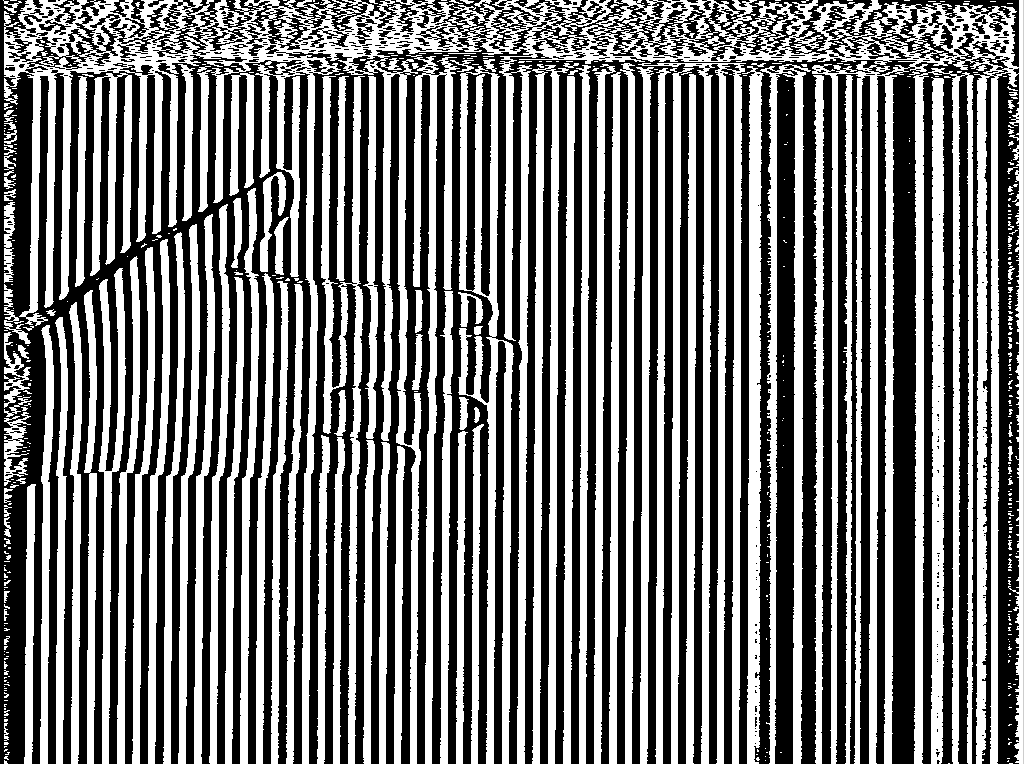
//> input picture 3/binary009.bmp, 1024 x 764 px
$ ./main   (built with g++ and OpenCV 4)
//> lines starting //> are read from the running program, lines starting //| are printed output that depends on the picture
#include "opencv2/highgui/highgui.hpp"
#include "opencv2/imgproc/imgproc.hpp"
#include "opencv2/core/core.hpp"
#include <iostream>
#include <fstream>
#include <cmath>
#include <iomanip>
using namespace std;
using namespace cv;

float distance1(int x1,int y1,int x2,int y2)
{
	return sqrt(float((x1-x2)*(x1-x2)) + float((y1-y2)*(y1-y2)));
}

int main()
{
	Mat result = imread("binary009.bmp");
//> result is the input picture: 764 rows x 1024 cols, CV_8UC3; min 0, max 255, mean 118.9
	imshow("binary", result);
	// [4 lines of commented-out code are left out]
	int rows = result.rows;
//> rows = 764
	int cols = result.cols;
//> cols = 1024
	Mat zeros1 = Mat::zeros(rows,cols,CV_8UC1);
	float * a = new float[cols];
	float * b = new float[cols];
	for (int i = 0;i<cols;i++)
	{
		a[i] = 0;
		b[i] = 0;
	}
	int n = 0;
	for (int i = 0;i < rows;i++)
	{
		uchar * data0 = result.ptr<uchar>(i);
		uchar * data1 = zeros1.ptr<uchar>(i);
		int before = -1;
		int center;
		for (int j = 0;j < cols;j++)
		{
			if (data0[j] == 255)
			{
				if (before == -1)
				{
					before = j;
				}
				else
				{
					n = before;
					while(n <= j)
					{
						a[n] = distance1(i,before,i,n)*40;
						b[n] = distance1(i,j,i,n)*40;
						if (a[n] < b[n])
							data1[n] = a[n];
						else
							data1[n] = b[n];
						n++;
					}
					before = j;
				}
			}
		}
	}
//> this loop made 764 passes
//> (before, n) on passes 1 to 3: (1007, 1008), (1016, 1017), (1023, 1024)
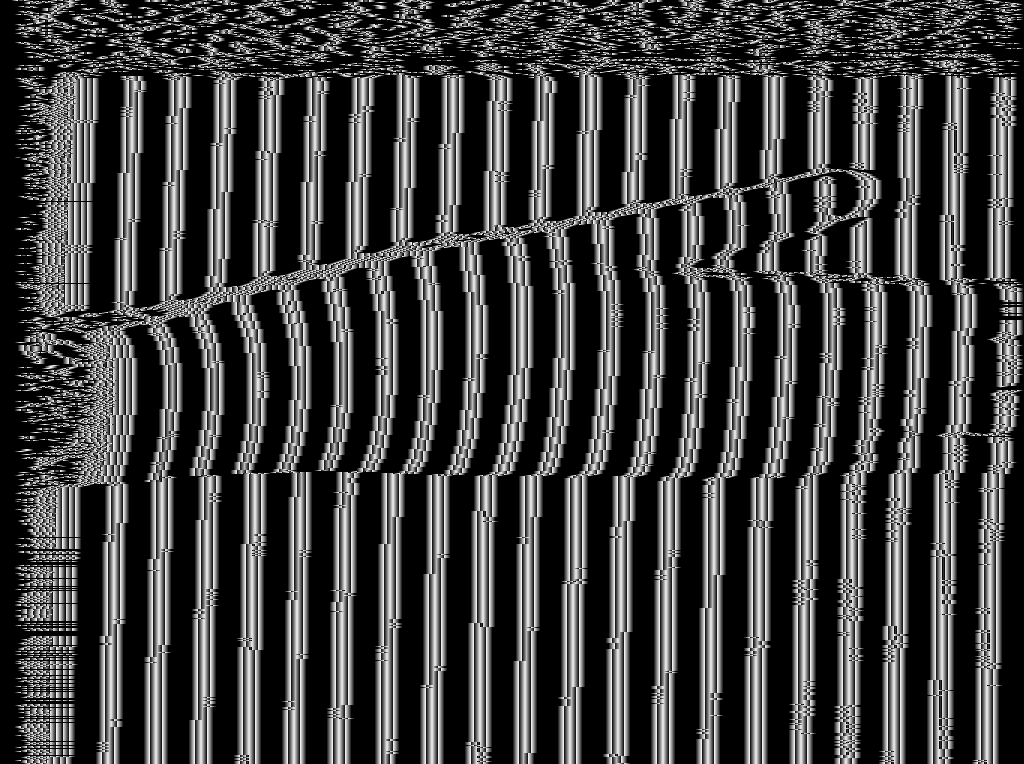
//> zeros1: 764 rows x 1024 cols, CV_8UC1; min 0, max 248, mean 64.9
//> after the loop, n = 1020

	double *data = new double[rows*cols];
	for (int i = 0;i< rows;i++)
	{
		for (int j = 0;j < cols;j++)
		{
			data[i*cols+j] = zeros1.at<uchar>(i,j);
		}
	}

	imshow("picture",zeros1);
	//imwrite("picture.bmp",zeros1);

	Mat * matrix = new Mat[rows * cols];
	for (int i = 0;i < rows * cols;i++)
	{
		matrix[i] = Mat::zeros(2,2,CV_64FC1);
	}

	for (int i = 1;i < rows-1;i++)
	{
		for (int j = 1;j < cols-1;j++)
		{
			matrix[i*cols+j].at<double>(0,0) = zeros1.at<uchar>(i+1,j) - 2 * zeros1.at<uchar>(i,j) + zeros1.at<uchar>(i-1,j);
			matrix[i*cols+j].at<double>(0,1) = zeros1.at<uchar>(i+1,j+1)+zeros1.at<uchar>(i,j)-zeros1.at<uchar>(i,j+1)-zeros1.at<uchar>(i+1,j);
			matrix[i*cols+j].at<double>(1,0) = zeros1.at<uchar>(i+1,j+1)+zeros1.at<uchar>(i,j)-zeros1.at<uchar>(i,j+1)-zeros1.at<uchar>(i+1,j);
			matrix[i*cols+j].at<double>(1,1) = zeros1.at<uchar>(i,j+1) - 2*zeros1.at<uchar>(i,j) + zeros1.at<uchar>(i,j-1);
		}
	}

	Mat * Value = new Mat[rows * cols];
	Mat * Vector = new Mat[rows * cols];
	Mat * gradient = new Mat[rows * cols];
	for (int i = 0;i < rows*cols;i++)
	{
		Value[i] = Mat::zeros(2,1,CV_64FC1);
		Vector[i] = Mat::zeros(2,2,CV_64FC1);
		gradient[i] = Mat::zeros(2,1,CV_64FC1);
	}
	for (int i = 0;i < rows*cols;i++)
	{
		eigen(matrix[i],Value[i],Vector[i]);
	}

	double temp0;
	Mat temp1 = Mat::zeros(2,1,CV_64FC1);
	for (int i = 0;i < rows * cols;i++)
	{
		if (Value[i].at<double>(0,0) > Value[i].at<double>(1,0))
		{
			temp0 = Value[i].at<double>(0,0);
			Value[i].at<double>(0,0) = Value[i].at<double>(1,0);
			Value[i].at<double>(1,0) = temp0;
			temp1.at<double>(0,0) = Vector[i].at<double>(0,0);
			temp1.at<double>(1,0) = Vector[i].at<double>(1,0);
			Vector[i].at<double>(0,0) = Vector[i].at<double>(0,1);
			Vector[i].at<double>(1,0) = Vector[i].at<double>(1,1);
			Vector[i].at<double>(0,1) = temp1.at<double>(0,0);
			Vector[i].at<double>(1,1) = temp1.at<double>(1,0);
		}
	}
//> after the loop, temp1 = [0, 1]
	double * value = new double[rows*cols];
	for (int i = 0;i < rows;i++)
	{
		for (int j = 0;j < cols;j++)
		{
			value[i*cols+j] = Value[i*cols+j].at<double>(0,0);
		}
	}
	for (int i = 0;i < rows*cols;i++)
	{
		Vector[i] = Vector[i].t();
	}
	for (int i = 0;i < rows;i++)
	{
		for (int j = 0;j < cols;j++)
		{
			Vector[i*cols+j].at<double>(0,0) = (1.0/sqrt(Vector[i*cols+j].at<double>(0,0)*Vector[i*cols+j].at<double>(0,0)+Vector[i*cols+j].at<double>(0,1)*Vector[i*cols+j].at<double>(0,1)))*Vector[i*cols+j].at<double>(0,0);
			Vector[i*cols+j].at<double>(0,1) = (1.0/sqrt(Vector[i*cols+j].at<double>(0,0)*Vector[i*cols+j].at<double>(0,0)+Vector[i*cols+j].at<double>(0,1)*Vector[i*cols+j].at<double>(0,1)))*Vector[i*cols+j].at<double>(0,1);
			Vector[i*cols+j].at<double>(1,0) = (1.0/sqrt(Vector[i*cols+j].at<double>(1,0)*Vector[i*cols+j].at<double>(1,0)+Vector[i*cols+j].at<double>(1,1)*Vector[i*cols+j].at<double>(1,1)))*Vector[i*cols+j].at<double>(1,0);
			Vector[i*cols+j].at<double>(1,1) = (1.0/sqrt(Vector[i*cols+j].at<double>(1,0)*Vector[i*cols+j].at<double>(1,0)+Vector[i*cols+j].at<double>(1,1)*Vector[i*cols+j].at<double>(1,1)))*Vector[i*cols+j].at<double>(1,1);
		}
	}
	for (int i = 0;i<rows-1;i++)
	{
		for (int j = 0;j < cols-1;j++)
		{
			gradient[i*cols+j].at<double>(0,0) = zeros1.at<uchar>(i+1,j)-zeros1.at<uchar>(i,j);
			gradient[i*cols+j].at<double>(1,0) = zeros1.at<uchar>(i,j+1)-zeros1.at<uchar>(i,j);
		}
	}

	//cvtColor(zeros1, zeros1, CV_GRAY2RGB);
	//imshow("1", zeros1);
	Mat abc = Mat::zeros(rows, cols, CV_8UC1);
	for (int i = 0;i < rows;i++)
	{
		for (int j = 0;j < cols;j++)
		{

			if (Value[i*cols+j].at<double>(0,0)<0
				&&
				(Vector[i*cols+j].at<double>(0,0)*gradient[i*cols+j].at<double>(0,0)+
				Vector[i*cols+j].at<double>(0,1)*gradient[i*cols+j].at<double>(1,0)) < 0
				&&zeros1.at<uchar>(i,j)>=80)
			{
				abc.at<uchar>(i,j) = zeros1.at<uchar>(i,j);
					//zeros2.at<Vec3b>(i,j)[0] = image0.at<Vec3b>(i,j)[0];
					//zeros2.at<Vec3b>(i,j)[1] = image0.at<Vec3b>(i,j)[1];
					//zeros2.at<Vec3b>(i,j)[2] = image0.at<Vec3b>(i,j)[2];
			}
		}
	}
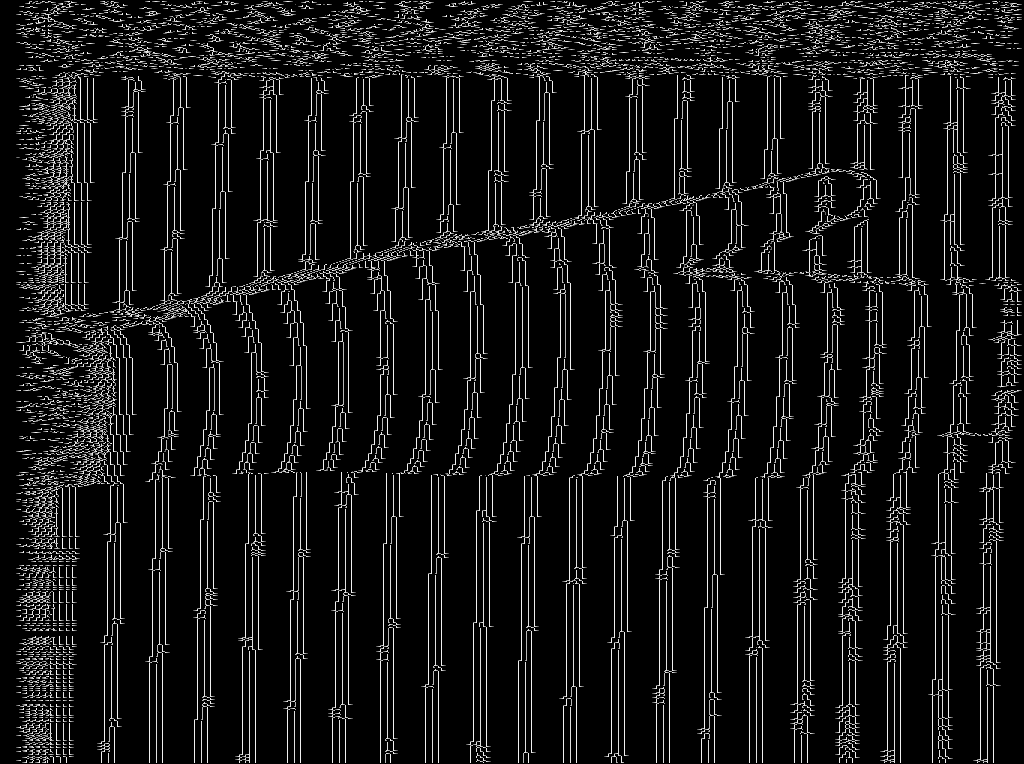
//> abc: 764 rows x 1024 cols, CV_8UC1; min 0, max 248, mean 21.6


	//imwrite("picture6.bmp",zeros1);
	cvtColor(abc, abc, CV_GRAY2RGB);
//> abc: 764 rows x 1024 cols, CV_8UC3
	for (int i = 0; i < rows; i++)
	{
		for (int j = 0; j < cols; j++)
		{
			if (abc.at<Vec3b>(i, j)[0] != 0 && abc.at<Vec3b>(i, j)[1] != 0 && abc.at<Vec3b>(i, j)[2] != 0)
			{
				abc.at<Vec3b>(i, j)[0] = 255;
				abc.at<Vec3b>(i, j)[1] = 0;
				abc.at<Vec3b>(i, j)[2] = 0;
			}
		}
	}
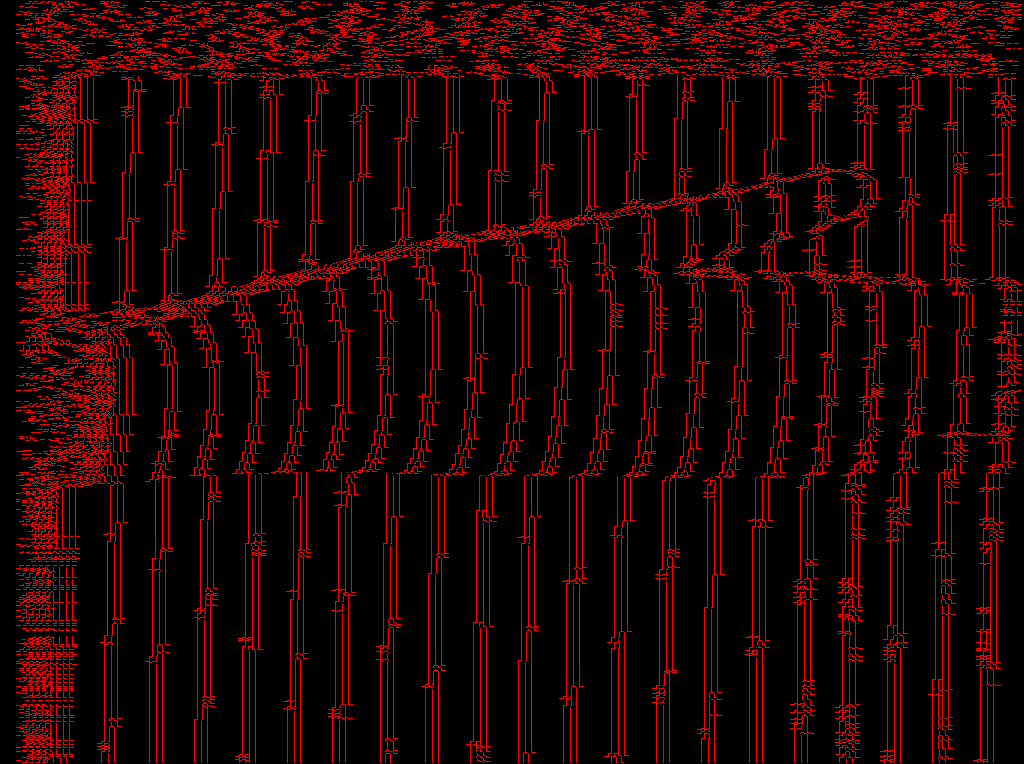
//> abc: 764 rows x 1024 cols, CV_8UC3; mean R, G, B 28, 0, 0
	imshow("picture6", abc);
	delete[]Value;
	delete[]Vector;
	delete[]gradient;
	delete[]matrix;
	waitKey(0);
	return 0;
}

$ run again, with 3/edge.bmp copied over 3/binary009.bmp
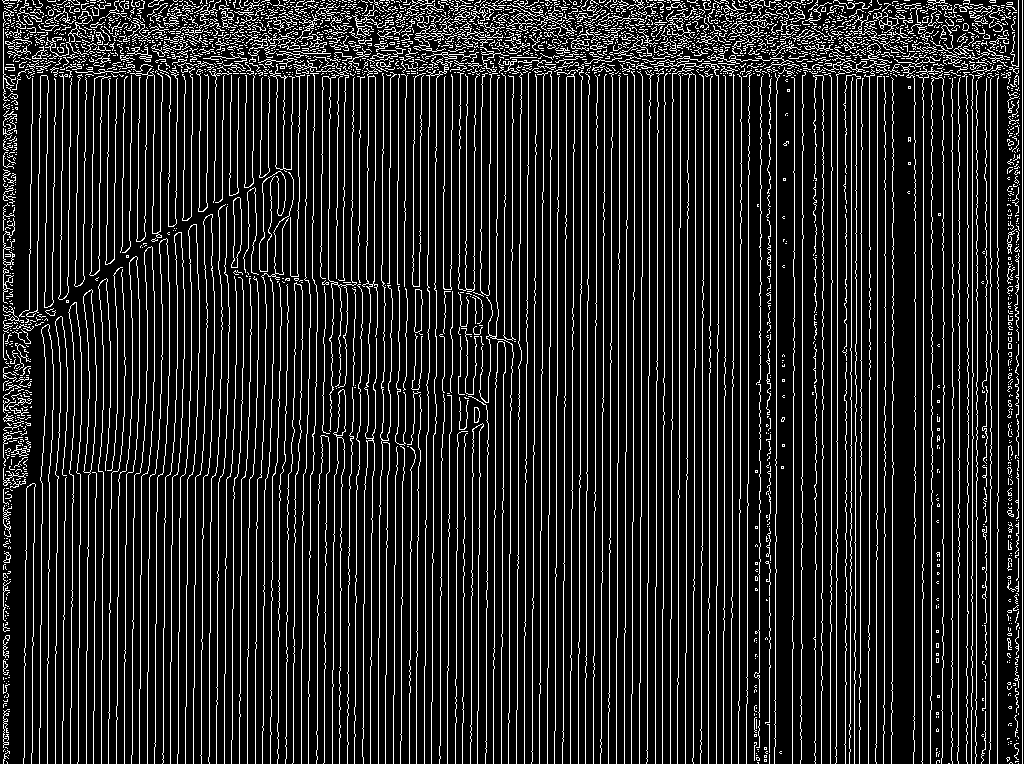
//> input picture 3/edge.bmp, 1024 x 764 px
//> result is the input picture: 764 rows x 1024 cols, CV_8UC3; 14.6% white in thin lines or dots
//> the loop `for (int i = 0;i < rows;i++)` made 764 passes
//> (before, n) on passes 1 to 3: (1013, 1014), (1022, 1023), (1010, 1011)
//> after the loop `for (int i = 0;i < rows;i++)`:
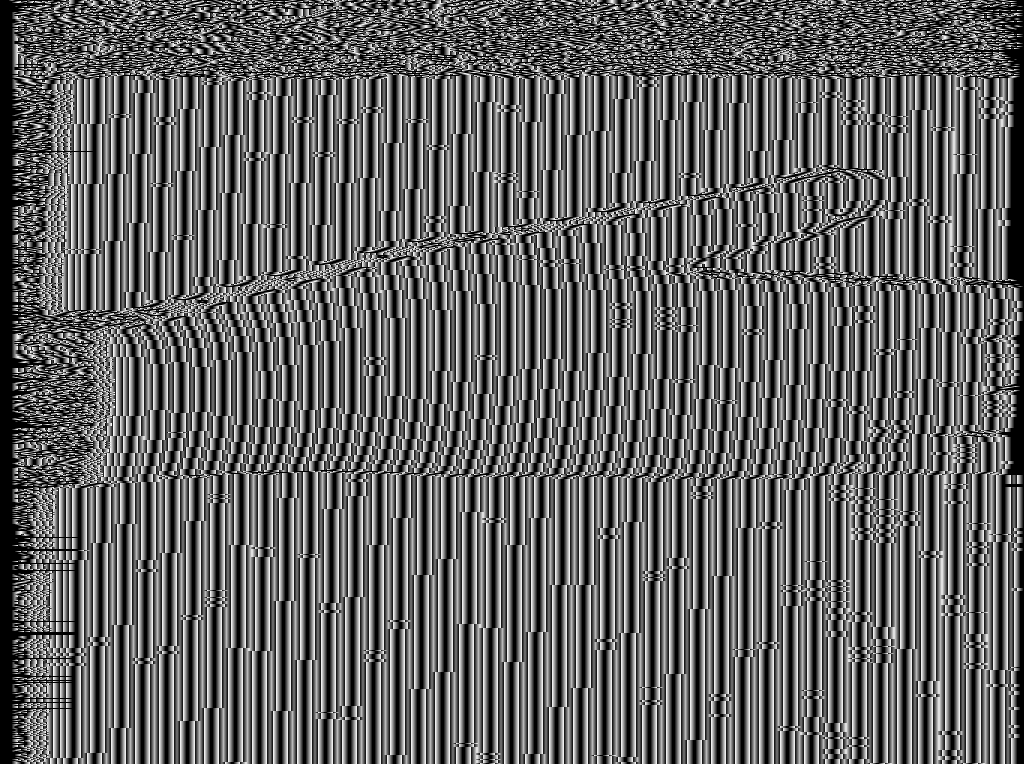
//> zeros1: 764 rows x 1024 cols, CV_8UC1; min 0, max 248, mean 99.1
//> after the loop `for (int i = 0;i < rows;i++)`: n = 1020
//> after the loop `for (int i = 0; i < rows; i++)`:
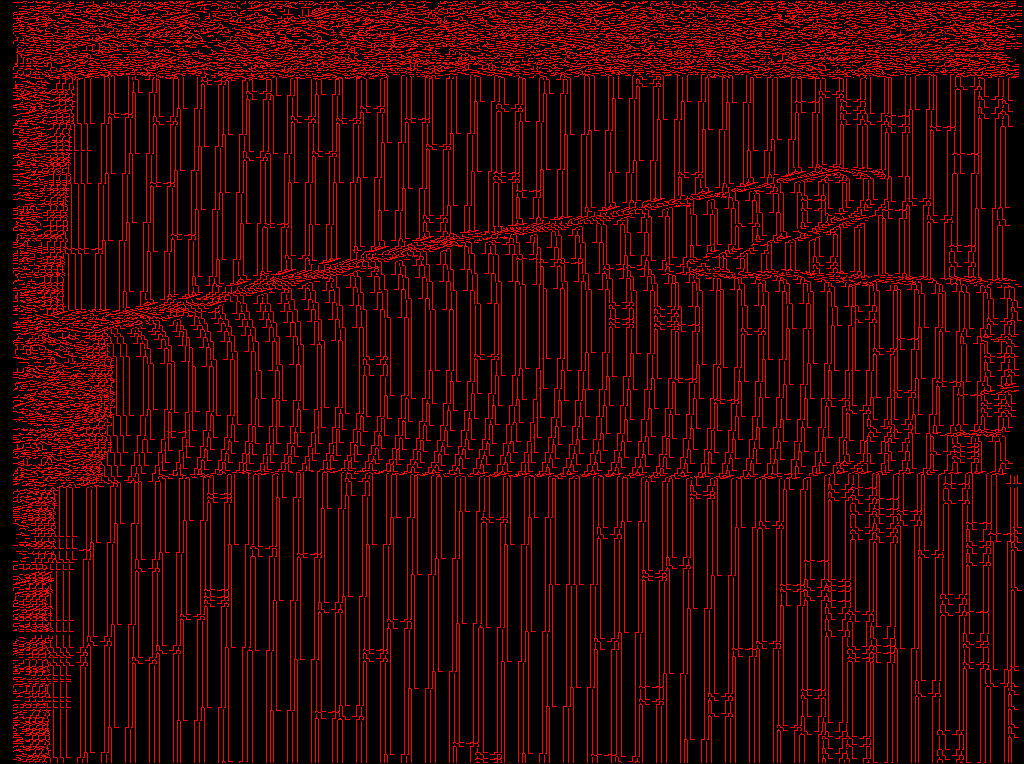
//> abc: 764 rows x 1024 cols, CV_8UC3; mean R, G, B 45.4, 0, 0
